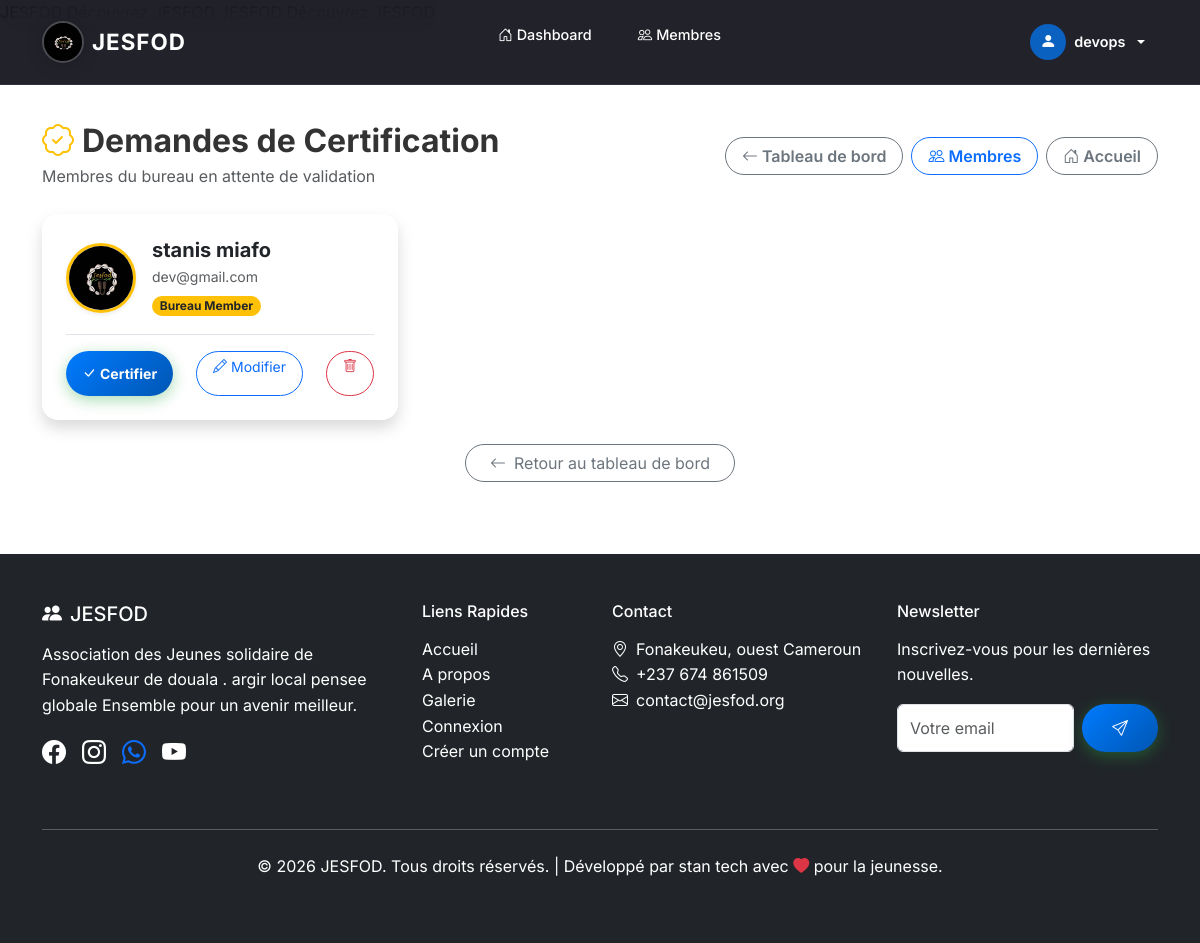
Page /adminjesfod/certifications/pending/ (signed in) on the earlier database version.
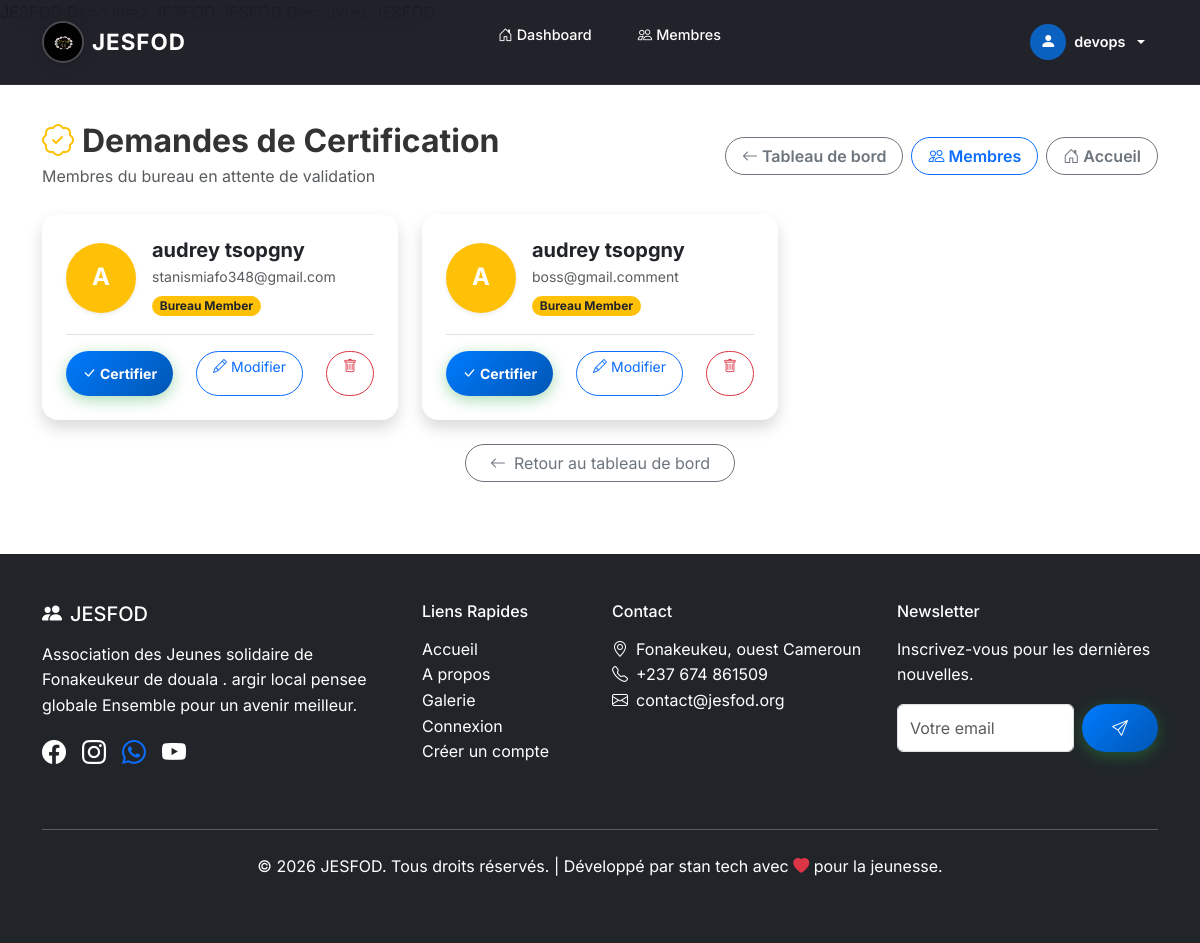
Same page on the later database version.
### menber_JESFOD/models.py (models this page shows, shortened)
class Member(models.Model):
    ROLE_CHOICES = [
        ('bureau', 'Bureau Member'),
        ('reunion', 'Reunion Member'),
    ]
    POSITION_CHOICES = [
        ('president', 'Président(e)'),
        ('vice_president', 'Vice-Président(e)'),
        ('secretaire_general', 'Secrétaire Général(e)'),
        ('secretaire_adjoint', 'Vice-Secrétaire'),
        ('censeur', 'Censeur'),
        ('charge_culturel', 'Chargé(e) des Affaires Culturelles'),
        ('charge_com', 'Chargé(e) de Communication'),
        ('charge_animation', 'Chargé(e) Animation'),
        ('tresorier', 'Trésorier(e)'),
        ('tresorier_adjoint', 'Trésorier(e) Adjoint(e)'),
        ('commissaire_comptes', 'Commissaire aux Comptes'),
        ('charge_sport', 'Chargé(e) des Sports'),
        ('sante', 'Chargé(e) de la Santé'),
        ('conseiller', 'Conseiller(e)'),
        ('membre', 'Membre du Bureau'),
        ('membre_reunion', 'Membre de Réunion'),
    ]
    SCHOOL_LEVEL_CHOICES = [
        ('primaire', 'Primaire'),
        ('college', 'Collège'),
        ('lycee', 'Lycée'),
        ('universite', 'Université'),
        ('master', 'Master'),
        ('doctorat', 'Doctorat'),
    ]
    user = models.OneToOneField(User, on_delete=models.CASCADE)
    name = models.CharField(max_length=100)
    email = models.EmailField()
    phone = models.CharField(max_length=20, blank=True)
    address = models.TextField(blank=True)
    profile_photo = models.ImageField(upload_to='profiles/', blank=True, null=True)
    school_level = models.CharField(max_length=20, choices=SCHOOL_LEVEL_CHOICES, blank=True)
    role = models.CharField(max_length=10, choices=ROLE_CHOICES, default='reunion')
    position = models.CharField(max_length=50, choices=POSITION_CHOICES, default='membre',
                                help_text="Poste occupé au sein du bureau (si applicable)")
    is_certified = models.BooleanField(default=False)
    certification_date = models.DateTimeField(null=True, blank=True)
    activities = models.TextField(blank=True, help_text="Activités et responsabilités du membre")
    @property
    def is_bureau(self):
        return self.role == 'bureau'
    @property
    def is_tresorier_access(self):
        return self.role == 'bureau' and self.position in ('president', 'vice_president', 'tresorier', 'tresorier_adjoint', 'commissaire_comptes')
    @property
    def is_secretaire_access(self):
        return self.role == 'bureau' and self.position in ('president', 'vice_president', 'secretaire_general', 'secretaire_adjoint')

### admin_JESFOD/views.py (the view)
# urls.py: path('certifications/pending/', views.pending_certifications, name='pending_certifications'),
@login_required
@bureau_required
def pending_certifications(request):
    pending_members = Member.objects.filter(role='bureau', is_certified=False).order_by('name')
    return render(request, 'admin_JESFOD/pending_certifications.html', {
        'pending_members': pending_members,
        'is_admin_page': True,
    })

### admin_JESFOD/views.py (called while the page is built)
def is_bureau(user):
    try:
        return Member.objects.get(user=user).is_bureau
    except Member.DoesNotExist:
        return False

### admin_JESFOD/templates/admin_JESFOD/pending_certifications.html (shortened to what this page needs)
{% extends 'base.html' %}
{% block content %}
<div class="container mt-4 py-4">
  <div class="d-flex justify-content-between align-items-center mb-4 flex-wrap gap-3">
    <div>
      <h2 class="fw-bold mb-1"><i class="bi bi-patch-check text-warning me-2"></i>Demandes de Certification</h2>
      <p class="text-muted mb-0">Membres du bureau en attente de validation</p>
    </div>
    <div class="d-flex gap-2 flex-wrap">
      <a href="{% url 'admin_dashboard' %}" class="btn btn-outline-secondary rounded-pill px-3 fw-semibold">
        <i class="bi bi-arrow-left me-1"></i>Tableau de bord
      </a>
      <a href="{% url 'member_list' %}" class="btn btn-outline-primary rounded-pill px-3 fw-semibold">
        <i class="bi bi-people me-1"></i>Membres
      </a>
      <a href="{% url 'home' %}" class="btn btn-outline-secondary rounded-pill px-3 fw-semibold">
        <i class="bi bi-house-door me-1"></i>Accueil
      </a>
    </div>
  </div>
  <div class="row g-4">
    {% for member in pending_members %}
    <div class="col-md-6 col-lg-4">
      <div class="card border-0 shadow rounded-4 p-4 h-100">
        <div class="d-flex align-items-center gap-3 mb-3">
          {% if member.profile_photo %}
            <img src="{{ member.profile_photo.url }}" alt="{{ member.name }}" class="rounded-circle shadow-sm" style="width: 70px; height: 70px; object-fit: cover; border: 3px solid #ffc107;">
          {% else %}
            <div class="rounded-circle shadow-sm d-flex align-items-center justify-content-center fw-bold text-white bg-warning" style="width: 70px; height: 70px; font-size: 1.5rem;">
              {{ member.name.0|upper }}
            </div>
          {% endif %}
          <div>
            <h5 class="fw-bold mb-1 text-dark">{{ member.name }}</h5>
            <p class="mb-1 text-muted small">{{ member.email }}</p>
            <span class="badge bg-warning text-dark rounded-pill">{{ member.get_role_display }}</span>
          </div>
        </div>
        <div class="mt-auto d-flex justify-content-between gap-2 flex-wrap pt-3 border-top">
          <form action="{% url 'certify_member' member.pk %}" method="post" class="m-0">
            <button type="submit" class="btn btn-success btn-sm rounded-pill px-3 fw-bold"><i class="bi bi-check-lg me-1"></i>Certifier</button>
          </form>
          <a href="{% url 'member_update' member.pk %}" class="btn btn-outline-primary btn-sm rounded-pill px-3"><i class="bi bi-pencil me-1"></i>Modifier</a>
          <a href="{% url 'member_delete' member.pk %}" class="btn btn-outline-danger btn-sm rounded-pill px-3" onclick="return confirm('Supprimer {{ member.name }} ?')"><i class="bi bi-trash"></i></a>
        </div>
      </div>
    </div>
    {% endfor %}
  </div>
  <div class="mt-4 text-center">
    <a href="{% url 'admin_dashboard' %}" class="btn btn-outline-secondary rounded-pill px-4">
      <i class="bi bi-arrow-left me-2"></i>Retour au tableau de bord
    </a>
  </div>
</div>
{% endblock %}

Differences in the rows shown:
removed Member: profile_photo (picture), name "stanis miafo", email "dev@gmail.com", role "Bureau Member"
added Member: name.0 "A", name "audrey tsopgny", email "stanismiafo348@gmail.com", role "Bureau Member"
added Member: name.0 "A", name "audrey tsopgny", email "boss@gmail.comment", role "Bureau Member"
